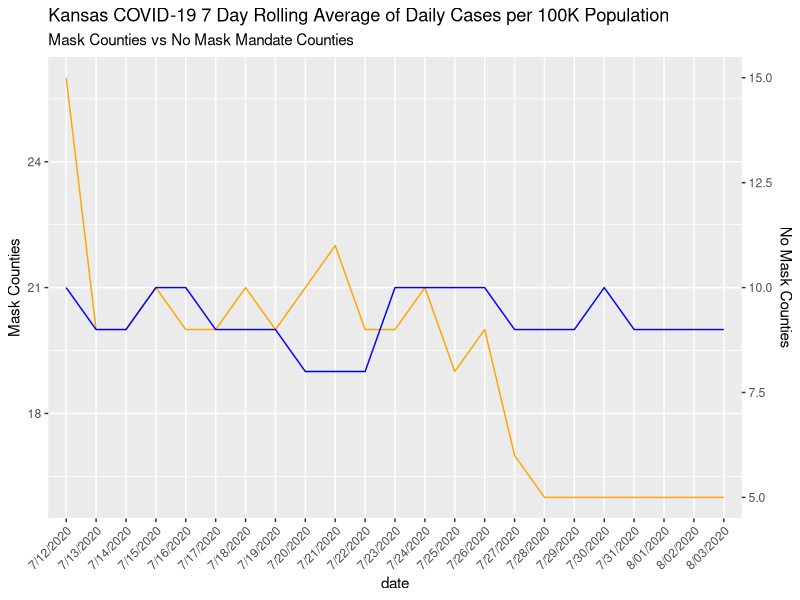
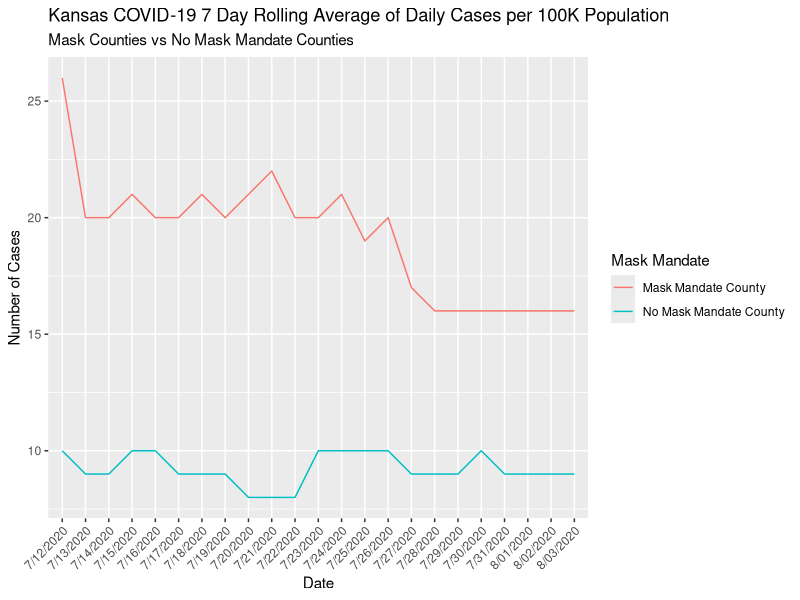

Recreate these plots in R, in order.
## ---- chunk 1
library(tidyverse) 
library(dplyr)
library(patchwork)

## ---- chunk 2
df <- tribble(
  ~date, ~mask_count, ~no_mask_count,
  "7/12/2020", 26, 10,
  "7/13/2020", 20, 9,
  "7/14/2020", 20, 9,
  "7/15/2020", 21, 10,
  "7/16/2020", 20, 10,
  "7/17/2020", 20, 9,
  "7/18/2020", 21, 9,
  "7/19/2020", 20, 9,
  "7/20/2020", 21, 8,
  "7/21/2020", 22, 8,
  "7/22/2020", 20, 8,
  "7/23/2020", 20, 10,
  "7/24/2020", 21, 10,
  "7/25/2020", 19, 10,
  "7/26/2020", 20, 10,
  "7/27/2020", 17, 9,
  "7/28/2020", 16, 9,
  "7/29/2020", 16, 9,
  "7/30/2020", 16, 10,
  "7/31/2020", 16, 9,
  "8/01/2020", 16, 9,
  "8/02/2020", 16, 9,
  "8/03/2020", 16, 9,
)


## ---- chunk 3
df %>% 
  mutate(mask_count = as.numeric(mask_count))
## ---- chunk 4
coeff <- 11
ggplot(df, aes(x=date)) +
  
  theme(axis.text.x = element_text(angle = 45, vjust = 1, hjust=1))+
  
  geom_line( aes(y=mask_count) , group = 1, colour = "orange") + 
  geom_line( aes(y=no_mask_count + coeff), group = 1 , colour = "blue") +
  
  scale_y_continuous(
    
    # Features of the first axis
    name = "Mask Counties",
    
    # Add a second axis and specify its features
    sec.axis = sec_axis(~.-coeff,name="No Mask Counties")
  ) +
  labs(title = "Kansas COVID-19 7 Day Rolling Average of Daily Cases per 100K Population" , subtitle = "Mask Counties vs No Mask Mandate Counties")
## ---- chunk 5
df_longer <- df %>%
  pivot_longer(cols = -date, names_to = "county_type") %>%
  filter(county_type %in% c("mask_count" , "no_mask_count")) %>% 
  mutate(county_type = as.numeric(county_type))

df_longer
## ---- chunk 6
df_longer_b <- df %>% 
  pivot_longer(!date , names_to = "mask_mandate" , values_to = "cases")

df_longer_b
## ---- chunk 7
ggplot(df_longer_b , aes(x = date , y = cases , group = mask_mandate , color = mask_mandate))+
  geom_line()+
  theme(axis.text.x = element_text(angle = 45, vjust = 1, hjust=1)) +
  labs(title = "Kansas COVID-19 7 Day Rolling Average of Daily Cases per 100K Population" , subtitle = "Mask Counties vs No Mask Mandate Counties" , x = "Date" , y = "Number of Cases")+
  scale_colour_discrete(name = "Mask Mandate" , labels = c("Mask Mandate County" , "No Mask Mandate County"))
